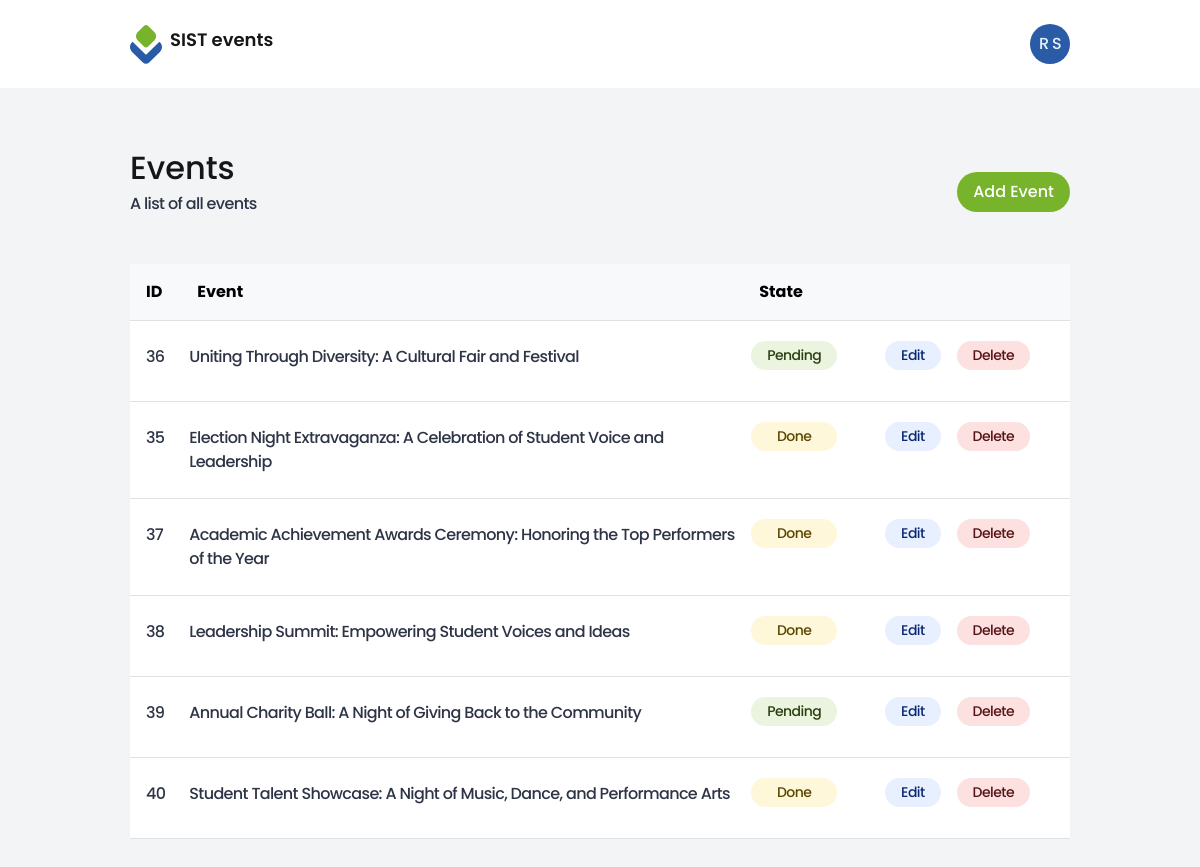
The app's page /dashboard.php (signed in) with its own data.
### tables this page shows
CREATE TABLE IF NOT EXISTS `users` (
  `user_id` int(11) NOT NULL AUTO_INCREMENT,
  `username` varchar(20) NOT NULL,
  `password` varchar(10) NOT NULL,
  `title` varchar(10) NOT NULL,
  `first_name` varchar(50) NOT NULL,
  `last_name` varchar(50) NOT NULL,
  `gender` varchar(6) NOT NULL,
  `address1` varchar(50) NOT NULL,
  `address2` varchar(50) NOT NULL,
  `address3` varchar(50) NOT NULL,
  `postcode` varchar(10) NOT NULL,
  `description` varchar(200) NOT NULL,
  `email` varchar(100) NOT NULL,
  `telephone` varchar(15) NOT NULL,
  `profile_url` varchar(100) NOT NULL,
  PRIMARY KEY (`user_id`)
);

CREATE TABLE IF NOT EXISTS `event_details` (
  `event_id` int(11) NOT NULL AUTO_INCREMENT,
  `event_name` varchar(100) NOT NULL,
  `event_description` varchar(500) DEFAULT NULL,
  `event_category` varchar(50) DEFAULT NULL,
  `keywords` varchar(100) DEFAULT NULL,
  `video_url` varchar(100) DEFAULT NULL,
  `image_url` varchar(100) DEFAULT NULL,
  `start_date` date DEFAULT NULL,
  `end_date` date DEFAULT NULL,
  `user_id` int(11) NOT NULL,
  PRIMARY KEY (`event_id`),
  KEY `user_id` (`user_id`)
);

### dashboard.php (the view, shortened to what this page needs)
<?php
$mysqli = require __DIR__ . "/includes/db.php";
$today = new DateTime();
if (isset($_SESSION["user_id"])) {
    $sql = "SELECT * FROM users WHERE user_id = {$_SESSION["user_id"]}";
    $result = $mysqli->query($sql);
    $user = $result->fetch_assoc();
}
$eventsSQL = "SELECT * FROM event_details";
?>
<!DOCTYPE html>
<html lang="en">
<head>
    <link href="https://cdn.jsdelivr.net/npm/bootstrap@5.3.0-alpha1/dist/css/bootstrap.min.css" rel="stylesheet"
>
    <link rel="stylesheet" href="./styles/scss/main.css"/>
</head>
<body class="border-dashboard">
<?php if (isset($user)): ?>
    <div class="nav-container">
        <nav>
            <div class="logo">
                <a href="#">
                    <img
                            src="./assets/icons/SIST Events Logo.svg"
                            alt="SIST Events Logo"
                    />
                    <h6 class="logo-title">SIST events</h6>
                </a>
            </div>
            <div class="user">
                <p><?= htmlspecialchars($user["first_name"][0]) ?> <?= htmlspecialchars($user["last_name"][0]) ?></p>
            </div>
        </nav>
    </div>
    <div class="dashboard-container">
        <div class="dashboard-header">
            <div>
                <h4>Events</h4>
                <p>A list of all events</p>
            </div>
            <button onclick="window.location.href = 'add-event.php'">Add Event</button>
        </div>
        <div class="table">
            <table class="table">
                <thead class="table-light">
                <tr>
                    <th scope="col">ID</th>
                    <th scope="col">Event</th>
                    <th scope="col">State</th>
                    <th scope="col"></th>
                    <th scope="col"></th>
                    <th scope="col"></th>
                    <th scope="col"></th>
                </tr>
                </thead>
                <tbody>
                <?php
                $res = $mysqli->query($eventsSQL);
                while ($row = $res->fetch_assoc()) { ?>
                    <tr>
                        <th scope="row"><p style="margin-top:8px "
                                           class="event-title-dash"><?php echo $row["event_id"] ?></p></th>
                        <td style="width: 645px; "><p style="margin-top:16px "
                                                      class="event-title-dash"><?php echo $row["event_name"] ?></p></td>
                        <td><p <?php if ($today < new DateTime($row["start_date"])) {
                                echo "is-pending";
                            } ?> class="event-status"><?php if ($today < new DateTime($row["start_date"])) {
                                    echo "Pending";
                                } else {
                                    echo "Done";
                                } ?></>
                        </td>
                        <td></td>
                        <td class="edit-event"><a style="color: #366CE2;"
                                                  href="./edit-event.php?event-id=<?php echo $row['event_id'] ?>"><p
                                        class="event-status edit">Edit</p></a></td>
                        <td class="edit-event"><a style="color: #de3232;"
                                                  href="./delete-event.php?event-id=<?php echo $row['event_id'] ?>"><p
                                        class="event-status delete">Delete</p></a></td>
                        <td></td>
                    </tr>
                    <?php
                }
                ?>
                </tbody>
            </table>
        </div>
    </div>
<?php else: ?>
    <?php header("Location: index.php"); ?>
<?php endif; ?>
</body>
</html>

### styles/scss/main.css (style rules this page uses)
html { scroll-behavior: smooth; }
* { margin: 0; padding: 0; box-sizing: border-box; }
body { font-family: "Poppins", sans-serif; color: #151617; }
h4 { font-size: 32px; line-height: 32px; font-weight: 500; }
h6 { font-weight: 500; font-size: 24px; color: #151617; }
p { letter-spacing: -0.04em; font-weight: 500; color: #2d3445; }
a { text-decoration: none; color: #151617; cursor: pointer; }
button { height: 40px; padding: 8px 16px; font-family: "Poppins", sans-serif; font-weight: 500; font-size: 16px; color: white; background-color: #78B42B; outline: none; border: none; cursor: pointer; transition: all 0.2s ease-in-out; border-radius: 32px; }
.nav-container { width: 100%; background-color: white; margin: 0 auto; display: flex; align-items: center; justify-content: center; }
nav { width: 95%; height: 88px; max-width: 940px; background-color: white; margin: 0 auto; display: flex; align-items: center; justify-content: space-between; position: relative; }
nav .logo a { display: flex; align-items: center; justify-content: center; gap: 8px; }
nav .logo h6 { font-size: 18px; font-weight: 600; }
nav a { font-weight: 500; font-size: 16px; line-height: 16px; }
.border-dashboard { background-color: #F3F4F6; }
.border-dashboard .nav-container .user { width: 40px; height: 40px; border-radius: 32px; background-color: #295BA7; display: flex; align-items: center; justify-content: center; cursor: pointer; transition: all 0.2s ease-in-out; position: relative; }
.border-dashboard .nav-container .user p { color: #EAEFF6; margin: 0 auto; }
.dashboard-container { display: flex; flex-direction: column; align-items: center; justify-content: center; margin: 64px auto; }
.dashboard-container .dashboard-header { display: flex; justify-content: space-between; align-items: center; width: 940px; }
.dashboard-container table { max-width: 940px; color: #3d3d3d; font-family: "Poppins", sans-serif; font-weight: 500; background-color: white; margin: 32px auto; }
.dashboard-container table .event-title-dash { display: flex; align-items: center; justify-content: flex-start; }
.dashboard-container table td .event-status { display: flex; align-items: center; justify-content: center; color: #594700; background-color: #FFF7D9; padding: 4px 16px; margin: 12px 0px; border-radius: 32px; font-size: 14px; }
.dashboard-container table td .event-status[is-pending] { color: #2A3F0F; background-color: #EBF4DF; }
.dashboard-container table .delete { color: #541314 !important; background-color: #FDE1E1 !important; transition: all 0.2s ease-in-out; }
.dashboard-container table .edit { color: #0B2973 !important; background-color: #E8EFFF !important; transition: all 0.2s ease-in-out; }
.dashboard-container table th { padding: 16px; }
::placeholder { color: #ADADAD; font-family: "Poppins", sans-serif; font-weight: 400; }

### records on screen
users: first_name "R", last_name "S"
event_details: event_id "36", event_name "Uniting Through Diversity: A Cultural Fair and Festival", start_date "Pending"
event_details: event_id "35", event_name "Election Night Extravaganza: A Celebration of Student Voice and Leadership", start_date "Done"
event_details: event_id "37", event_name "Academic Achievement Awards Ceremony: Honoring the Top Performers of the Year", start_date "Done"
event_details: event_id "38", event_name "Leadership Summit: Empowering Student Voices and Ideas", start_date "Done"
event_details: event_id "39", event_name "Annual Charity Ball: A Night of Giving Back to the Community", start_date "Pending"
event_details: event_id "40", event_name "Student Talent Showcase: A Night of Music, Dance, and Performance Arts", start_date "Done"
